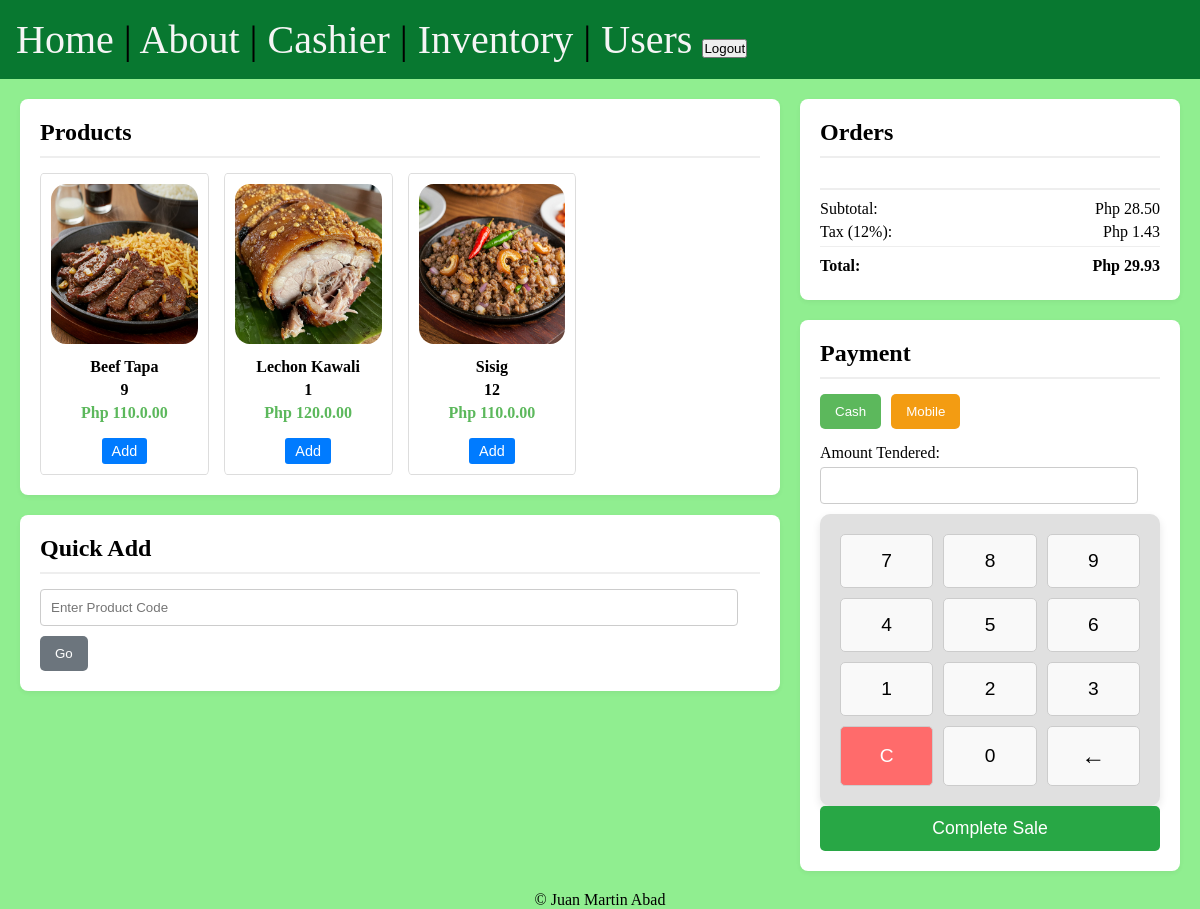
The app's page /cashier/ with its own data.
### inventory/models.py (models this page shows, shortened)
class Product(models.Model):
    pname = models.CharField(max_length=64)
    pprice = models.FloatField()

### cashier/views.py (the view)
# urls.py: path('cashier/',views.cashier),
def cashier(request):
    all_product = Product.objects.annotate(pquantity=Sum('inventory__pquantity'))
    if request.method == 'POST':
        if 'add' in request.POST:
            return redirect('/cashier')
    context = {}
    context['product'] = all_product
    return render(request, 'cashier/cashier.html', context)

### cashier/templates/cashier/cashier.html (shortened to what this page needs)
{% extends 'layout.html' %}
{% block content %}
    <main class="pos-main">
        <aside class="left-panel">
            <section class="product-list">
                <h2>Products</h2>
                <div class="product-grid">
                    {% for i in product|dictsort:"pname" %}
                        {% if i.pquantity > 0 %}
                            <div class="product-card">
                                <img src="../../static/images/{{ i.pname }}.jpeg" alt=" ">
                                <h3>{{ i.pname }}</h3>
                                <h3>{{ i.pquantity }}</h3>
                                <span class="price">Php {{ i.pprice }}.00</span>
                                <button value="{{ i.id }}" name="add" class="add-to-cart">Add</button>
                            </div>
                        {% endif %}
                    {% endfor %}
                    </div>
            </section>
            <section class="quick-input">
                <h2>Quick Add</h2>
                <input type="text" placeholder="Enter Product Code">
                <button>Go</button>
            </section>
        </aside>
        <section class="right-panel">
            <div class="transaction-area">
                <h2>Orders</h2>
                <div class="transaction-summary">
                    <div class="summary-row">
                        <span>Subtotal:</span>
                        <span class="amount">Php 28.50</span>
                    </div>
                    <div class="summary-row">
                        <span>Tax (12%):</span>
                        <span class="amount">Php 1.43</span>
                    </div>
                    <div class="summary-row total">
                        <span>Total:</span>
                        <span class="amount">Php 29.93</span>
                    </div>
                </div>
            </div>
            <div class="payment-area">
                <h2>Payment</h2>
                <div class="payment-methods">
                    <button class="payment-button cash">Cash</button>
                    <button class="payment-button mobile">Mobile</button>
                </div>
                <div class="payment-input">
                    <label for="amount-tendered">Amount Tendered:</label>
                    <input type="number" id="amount-tendered">
                    <div class="keypad">
                        <button value="7" class="key">7</button>
                        <button value="8" class="key">8</button>
                        <button value="9" class="key">9</button>
                        <button value="4" class="key">4</button>
                        <button value="5" class="key">5</button>
                        <button value="6" class="key">6</button>
                        <button value="1" class="key">1</button>
                        <button value="2" class="key">2</button>
                        <button value="3" class="key">3</button>
                        <button class="key clear">C</button>
                        <button value="0" class="key">0</button>
                        <button class="key backspace">&larr;</button>
                    </div>
                    <button class="complete-sale">Complete Sale</button>
                </div>
            </div>
        </section>
    </main>
{% endblock %}

### static/css/style.css (style rules this page uses)
* { margin: 0; padding: 0; box-sizing: border-box; }
body { min-height: 100vh; display: grid; place-content: center; font-size: 1rem; background-color: #90ee90; color: black; display: flex; flex-flow: column; }
main { flex-grow: 1; }
.pos-main { display: flex; flex-grow: 1; padding: 20px; gap: 20px; }
.left-panel { flex: 2; display: flex; flex-direction: column; gap: 20px; }
.right-panel { flex: 1; display: flex; flex-direction: column; gap: 20px; }
.product-categories, .product-list, .quick-input { background-color: white; padding: 20px; border-radius: 8px; box-shadow: 0 2px 5px rgba(0, 0, 0, 0.05); }
.product-categories h2, .product-list h2, .quick-input h2 { margin-top: 0; margin-bottom: 15px; border-bottom: 2px solid #eee; padding-bottom: 10px; }
.product-list .product-grid { max-height: 31em; overflow-y: auto; display: grid; grid-template-columns: repeat(4, minmax(120px, 1fr)); gap: 15px; }
.product-list .product-card { border: 1px solid #ddd; padding: 10px; border-radius: 2%; text-align: center; }
.product-list .product-card img { max-width: 100%; height: 20vh; border-radius: 10%; margin-bottom: 5px; }
.product-list .product-card h3 { margin: 5px 0; font-size: 1em; }
.product-list .product-card .price { display: block; color: #5cb85c; font-weight: bold; margin-bottom: 1rem; }
.product-list .product-card .add-to-cart { background-color: #007bff; color: white; border: none; padding: 5px 10px; border-radius: 3px; cursor: pointer; font-size: 0.9em; transition: background-color 0.3s ease; }
.quick-input input[type="text"] { width: calc(100% - 22px); padding: 10px; margin-bottom: 10px; border: 1px solid #ccc; border-radius: 4px; box-sizing: border-box; }
.quick-input button { background-color: #6c757d; color: white; border: none; padding: 10px 15px; border-radius: 5px; cursor: pointer; transition: background-color 0.3s ease; }
.transaction-area, .payment-area { background-color: white; padding: 20px; border-radius: 8px; box-shadow: 0 2px 5px rgba(0, 0, 0, 0.05); }
.transaction-area h2, .payment-area h2 { margin-top: 0; margin-bottom: 15px; border-bottom: 2px solid #eee; padding-bottom: 10px; }
.transaction-summary { margin-top: 15px; padding-top: 10px; border-top: 2px solid #eee; }
.transaction-summary .summary-row { display: flex; justify-content: space-between; margin-bottom: 5px; }
.transaction-summary .total { font-weight: bold; padding-top: 10px; border-top: 1px solid #eee; }
.payment-methods { display: flex; gap: 10px; margin-bottom: 15px; }
.payment-methods .payment-button { background-color: #5cb85c; color: white; border: none; padding: 10px 15px; border-radius: 5px; cursor: pointer; transition: background-color 0.3s ease; }
.payment-methods .payment-button.mobile { background-color: #f39c12; }
.payment-input label { display: block; margin-bottom: 5px; }
.payment-input input[type="number"] { width: calc(100% - 22px); padding: 10px; margin-bottom: 10px; border: 1px solid #ccc; border-radius: 4px; box-sizing: border-box; }
.payment-input .complete-sale { background-color: #28a745; color: white; border: none; padding: 12px 20px; border-radius: 5px; cursor: pointer; font-size: 1.1em; width: 100%; transition: background-color 0.3s ease; }
.keypad { display: grid; grid-template-columns: repeat(3, 1fr); gap: 10px; background-color: #e0e0e0; padding: 20px; border-radius: 10px; box-shadow: 0 4px 8px rgba(0, 0, 0, 0.1); }
.key { padding: 15px; font-size: 1.2em; text-align: center; border: 1px solid #ccc; border-radius: 5px; background-color: #f9f9f9; cursor: pointer; transition: background-color 0.2s ease; }
.clear { background-color: #ff6b6b; color: white; }
.backspace { font-size: 1.5em; }

### records on screen
Product: pname (picture), pname "Beef Tapa", pquantity "9", pprice "110.0", {{ i.id }} 3 (drawn)
Product: pname (picture), pname "Lechon Kawali", pquantity "1", pprice "120.0"
Product: pname (picture), pname "Sisig", pquantity "12", pprice "110.0", {{ i.id }} 2 (drawn)
